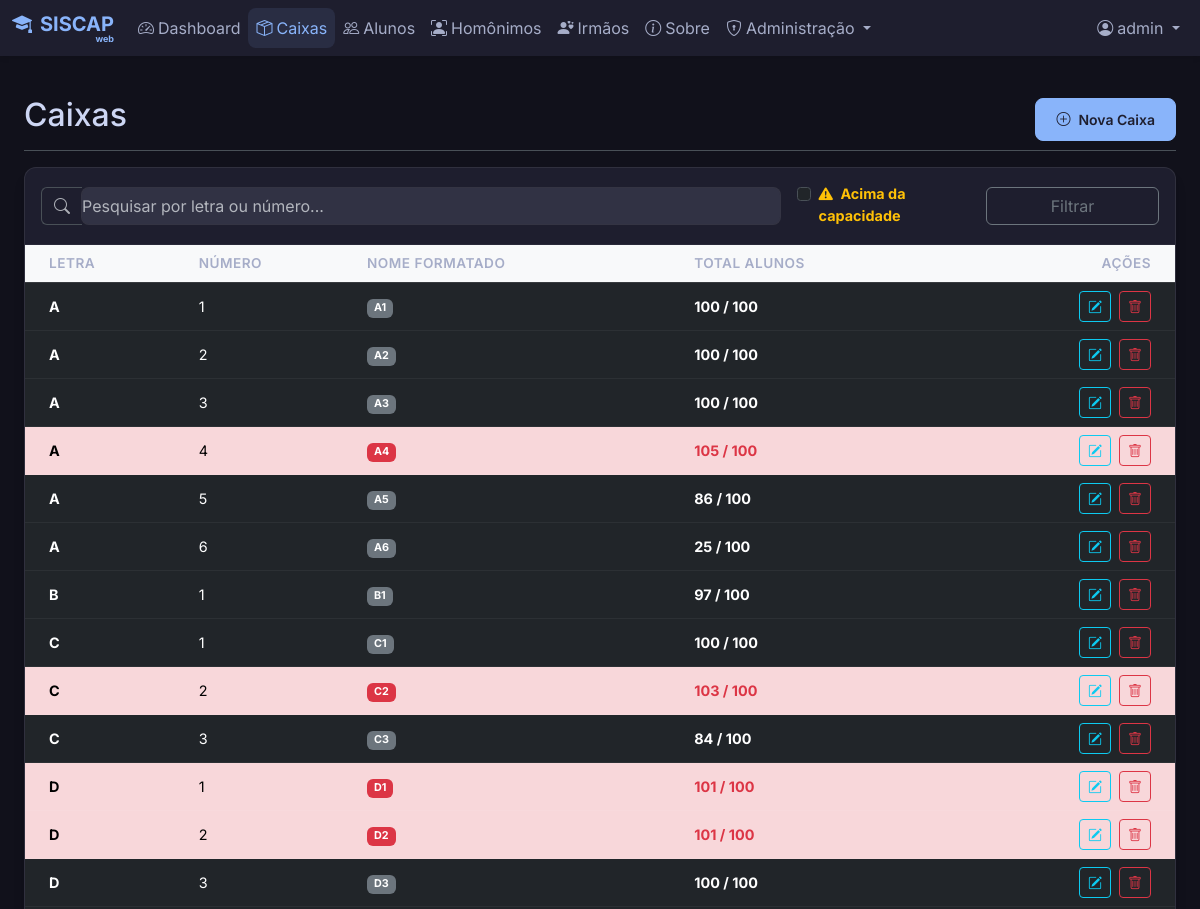
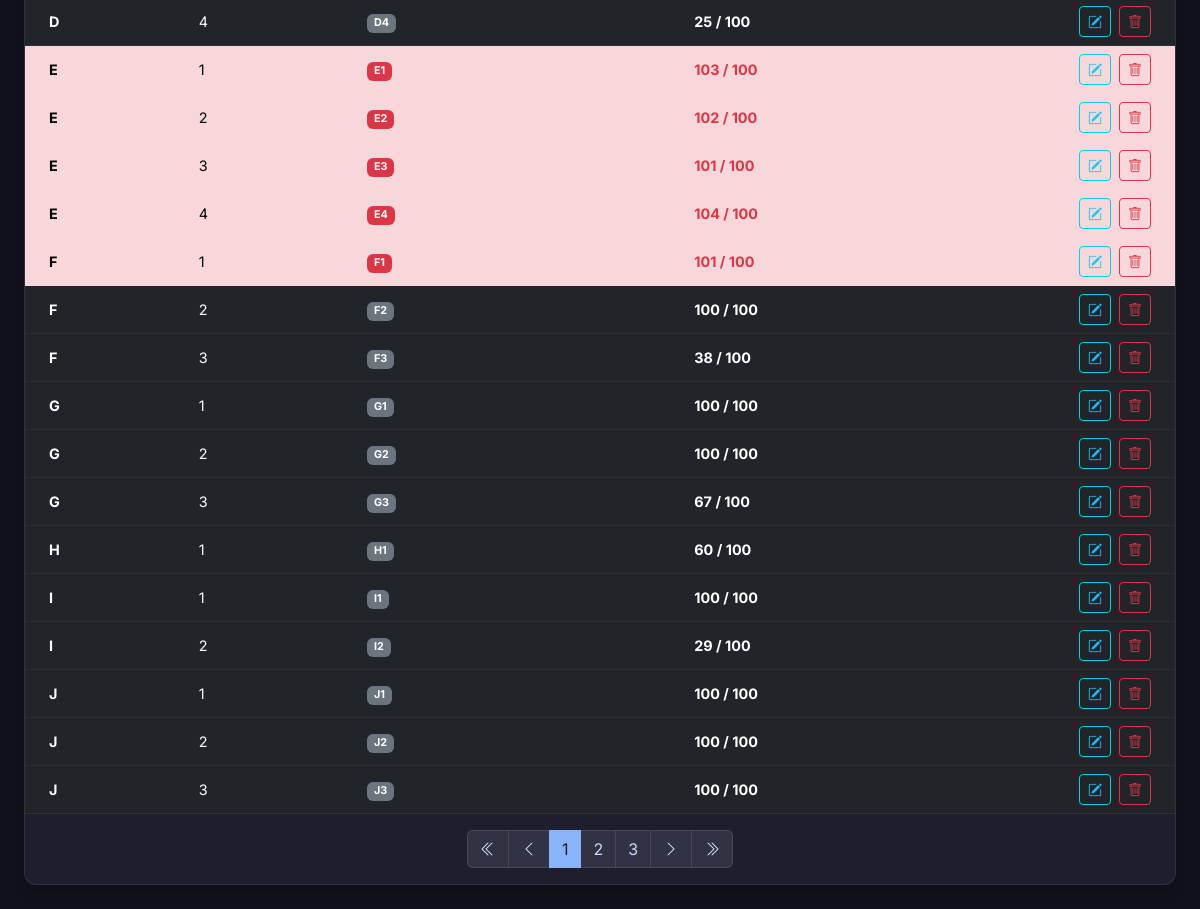
Screenshot of /caixas (signed in) with the database file from the repository (2 pictures, top to bottom).
### models.py (models this page shows, shortened)
class User(UserMixin, db.Model):
    id = db.Column(db.Integer, primary_key=True)
    username = db.Column(db.String(80), unique=True, nullable=False)
    full_name = db.Column(db.String(120), nullable=True) # "Nome"
    cpf = db.Column(db.String(14), unique=True, nullable=True) # Formatted CPF 000.000.000-00
    email = db.Column(db.String(120), unique=True, nullable=True)
    password_hash = db.Column(db.String(200), nullable=False)
    role = db.Column(db.String(20), default='Usuário')
    active = db.Column(db.Boolean, default=True)

class Caixa(db.Model):
    id = db.Column(db.Integer, primary_key=True)
    letra = db.Column(db.String(1), nullable=False)
    numero = db.Column(db.Integer, nullable=False)
    __table_args__ = (db.UniqueConstraint('letra', 'numero', name='_letra_numero_uc'),)
    @property
    def nome_formatado(self):
        return f"{self.letra}{self.numero}"

### app.py (the view, shortened to what this page needs)
@app.route('/caixas', methods=['GET', 'POST'])
@login_required
def caixas():
    page = request.args.get('page', 1, type=int)
    search = request.args.get('search', '')
    acima_capacidade = request.args.get('acima_capacidade', '', type=str)
    query = db.session.query(Caixa, func.count(Aluno.id))\
        .outerjoin(Aluno, Aluno.caixa_id == Caixa.id)\
        .group_by(Caixa.id)
    if search:
        query = query.filter(
            (Caixa.letra.ilike(f'%{search}%')) |
            (func.cast(Caixa.numero, db.String).ilike(f'%{search}%'))
        )
    if acima_capacidade == 'true':
        query = query.having(func.count(Aluno.id) > 100)
    pagination = query.order_by(Caixa.letra, Caixa.numero).paginate(page=page, per_page=30)
    return render_template('caixas.html', pagination=pagination, search=search, acima_capacidade=acima_capacidade)

### templates/caixas.html (shortened to what this page needs)
{% extends 'base.html' %}
{% block content %}
<div class="container-fluid" style="font-size: 0.9rem;">
    <div
        class="d-flex justify-content-between flex-wrap flex-md-nowrap align-items-center pt-3 pb-2 mb-3 border-bottom">
        <h1 class="h2">Caixas</h1>
        <div class="btn-toolbar mb-2 mb-md-0">
            <button type="button" class="btn btn-sm btn-primary" onclick="openCreateModal()">
                <i class="bi bi-plus-circle me-2"></i>Nova Caixa
            </button>
        </div>
    </div>
    <div class="card mb-4 shadow-sm border-0">
        <div class="card-header bg-transparent border-bottom p-3">
            <form action="{{ url_for('caixas') }}" method="GET" class="row g-3 align-items-center">
                <div class="col-md-8">
                    <div class="input-group">
                        <span class="input-group-text bg-transparent border-end-0 text-muted"><i
                                class="bi bi-search"></i></span>
                        <input type="text" class="form-control border-start-0 ps-0" name="search"
                            placeholder="Pesquisar por letra ou número..." value="{{ search }}">
                    </div>
                </div>
                <div class="col-md-2">
                    <div class="form-check">
                        <input class="form-check-input" type="checkbox" id="acima_capacidade" name="acima_capacidade"
                            value="true" {% if acima_capacidade=='true' %}checked{% endif %}>
                        <label class="form-check-label text-warning fw-bold" for="acima_capacidade">
                            <i class="bi bi-exclamation-triangle-fill me-1"></i>
                            Acima da capacidade
                        </label>
                    </div>
                </div>
                <div class="col-md-2 d-grid">
                    <button type="submit" class="btn btn-outline-secondary">Filtrar</button>
                </div>
            </form>
        </div>
        <div class="card-body p-0">
            <div class="table-responsive">
                <table class="table table-hover align-middle mb-0">
                    <thead class="table-light">
                        <tr>
                            <th class="ps-4">Letra</th>
                            <th>Número</th>
                            <th>Nome Formatado</th>
                            <th>Total Alunos</th>
                            <th class="text-end pe-4">Ações</th>
                        </tr>
                    </thead>
                    <tbody>
                        {% for caixa, count in pagination.items %}
                        <tr class="{% if count > 100 %}table-danger{% endif %}">
                            <td class="ps-4 fw-bold">{{ caixa.letra }}</td>
                            <td>{{ caixa.numero }}</td>
                            <td>
                                <span class="badge {% if count > 100 %}bg-danger{% else %}bg-secondary{% endif %}">
                                    {{ caixa.nome_formatado }}
                                </span>
                            </td>
                            <td class="fw-bold {% if count > 100 %}text-danger{% endif %}">{{ count }} / 100</td>
                            <td class="text-end pe-4">
                                <button class="btn btn-sm btn-outline-info me-1" title="Editar"
                                    onclick="openEditModal('{{ caixa.id }}', '{{ caixa.letra }}', '{{ caixa.numero }}')">
                                    <i class="bi bi-pencil-square"></i>
                                </button>
                                <button type="button" class="btn btn-sm btn-outline-danger" title="Excluir"
                                    onclick="confirmDelete('{{ url_for('delete_caixa', id=caixa.id) }}', 'a caixa {{ caixa.nome_formatado }}')">
                                    <i class="bi bi-trash"></i>
                                </button>
                            </td>
                        </tr>
                        {% endfor %}
                    </tbody>
                </table>
            </div>
        </div>
        {% if pagination.pages > 1 %}
        <div class="card-footer bg-transparent border-top-0 py-3">
            <nav aria-label="Navegação de página">
                <ul class="pagination justify-content-center mb-0">
                    <li class="page-item {% if pagination.page == 1 %}disabled{% endif %}">
                        <a class="page-link"
                            href="{{ url_for('caixas', page=1, search=search, acima_capacidade=acima_capacidade) }}"
                            aria-label="Primeira">
                            <i class="bi bi-chevron-double-left"></i>
                        </a>
                    </li>
                    <li class="page-item {% if not pagination.has_prev %}disabled{% endif %}">
                        <a class="page-link"
                            href="{{ url_for('caixas', page=pagination.prev_num, search=search, acima_capacidade=acima_capacidade) }}"
                            aria-label="Anterior">
                            <i class="bi bi-chevron-left"></i>
                        </a>
                    </li>
                    {% for page_num in pagination.iter_pages(left_edge=1, right_edge=1, left_current=1, right_current=2)
                    %}
                    {% if page_num %}
                    {% if page_num == pagination.page %}
                    <li class="page-item active"><span class="page-link">{{ page_num }}</span></li>
                    {% else %}
                    <li class="page-item"><a class="page-link"
                            href="{{ url_for('caixas', page=page_num, search=search, acima_capacidade=acima_capacidade) }}">{{
                            page_num }}</a></li>
                    {% endif %}
                    {% else %}
                    <li class="page-item disabled"><span class="page-link">...</span></li>
                    {% endif %}
                    {% endfor %}
                    <li class="page-item {% if not pagination.has_next %}disabled{% endif %}">
                        <a class="page-link"
                            href="{{ url_for('caixas', page=pagination.next_num, search=search, acima_capacidade=acima_capacidade) }}"
                            aria-label="Próxima">
                            <i class="bi bi-chevron-right"></i>
                        </a>
                    </li>
                    <li class="page-item {% if pagination.page == pagination.pages %}disabled{% endif %}">
                        <a class="page-link"
                            href="{{ url_for('caixas', page=pagination.pages, search=search, acima_capacidade=acima_capacidade) }}"
                            aria-label="Última">
                            <i class="bi bi-chevron-double-right"></i>
                        </a>
                    </li>
                </ul>
            </nav>
        </div>
        {% endif %}
    </div>
</div>
{% endblock %}

### templates/base.html (shortened to what this page needs)
<!DOCTYPE html>
<html lang="pt-BR" data-bs-theme="dark">
<head>
    <link href="https://cdn.jsdelivr.net/npm/bootstrap@5.3.2/dist/css/bootstrap.min.css" rel="stylesheet"
>
    <link rel="stylesheet" href="https://cdn.jsdelivr.net/npm/bootstrap-icons@1.11.1/font/bootstrap-icons.css">
    <link rel="stylesheet" href="{{ url_for('static', filename='css/style.css') }}">
</head>
<body>
    {% if current_user.is_authenticated %}
    <nav class="navbar navbar-expand-lg navbar-dark sticky-top mb-4">
        <div class="container-fluid">
            <a class="navbar-brand d-inline-flex flex-column align-items-end" style="line-height: 1;"
                href="{{ url_for('dashboard') }}">
                <div><i class="bi bi-mortarboard-fill me-2"></i>SISCAP</div>
                <span style="font-size: 45%;">web</span>
            </a>
            <div class="collapse navbar-collapse" id="navbarNav">
                <ul class="navbar-nav me-auto mb-2 mb-lg-0">
                    <li class="nav-item">
                        <a class="nav-link {% if request.path == '/' %}active{% endif %}"
                            href="{{ url_for('dashboard') }}">
                            <i class="bi bi-speedometer2 me-1"></i>Dashboard
                        </a>
                    </li>
                    <li class="nav-item">
                        <a class="nav-link {% if request.path == '/caixas' %}active{% endif %}"
                            href="{{ url_for('caixas') }}">
                            <i class="bi bi-box-seam me-1"></i>Caixas
                        </a>
                    </li>
                    <li class="nav-item">
                        <a class="nav-link {% if request.path.startswith('/alunos') %}active{% endif %}"
                            href="{{ url_for('alunos') }}">
                            <i class="bi bi-people me-1"></i>Alunos
                        </a>
                    </li>
                    <li class="nav-item">
                        <a class="nav-link {% if request.path == '/homonimos' %}active{% endif %}"
                            href="{{ url_for('homonimos') }}">
                            <i class="bi bi-person-bounding-box me-1"></i>Homônimos
                        </a>
                    </li>
                    <li class="nav-item">
                        <a class="nav-link {% if request.path == '/irmaos' %}active{% endif %}"
                            href="{{ url_for('irmaos') }}">
                            <i class="bi bi-person-hearts me-1"></i>Irmãos
                        </a>
                    </li>
                    <li class="nav-item">
                        <a class="nav-link {% if request.path == '/sobre' %}active{% endif %}"
                            href="{{ url_for('sobre') }}">
                            <i class="bi bi-info-circle me-1"></i>Sobre
                        </a>
                    </li>
                    {% if current_user.role == 'Administrador' %}
                    <li class="nav-item dropdown">
                        <a class="nav-link dropdown-toggle {% if request.path in ['/usuarios', '/configuracoes', '/importacoes', '/auditoria', '/exportar-alunos'] %}active{% endif %}"
                            href="#" id="adminDropdown" role="button" data-bs-toggle="dropdown" aria-expanded="false">
                            <i class="bi bi-shield-lock me-1"></i>Administração
                        </a>
                    </li>
                    {% endif %}
                </ul>
                <ul class="navbar-nav">
                    <li class="nav-item dropdown">
                        <a class="nav-link dropdown-toggle" href="#" id="userDropdown" role="button"
                            data-bs-toggle="dropdown" aria-expanded="false">
                            <i class="bi bi-person-circle me-1"></i>{{ current_user.username }}
                        </a>
                    </li>
                </ul>
            </div>
        </div>
    </nav>
    {% endif %}
    <div class="container-fluid">
        <main class="main-content">
            {% block content %}{% endblock %}
        </main>
    </div>
    <div class="toast-container position-fixed top-0 end-0 p-3" style="z-index: 1055;">
    </div>
</body>
</html>

### rows the page displays
User: username "admin"
Caixa: letra "A", numero "1", nome_formatado "A1", count "100"
Caixa: letra "A", numero "2", nome_formatado "A2", count "100"
Caixa: letra "A", numero "3", nome_formatado "A3", count "100"
Caixa: letra "A", numero "4", nome_formatado "A4", count "105"
Caixa: letra "A", numero "5", nome_formatado "A5", count "86"
Caixa: letra "A", numero "6", nome_formatado "A6", count "25"
Caixa: letra "B", numero "1", nome_formatado "B1", count "97"
Caixa: letra "C", numero "1", nome_formatado "C1", count "100"
Caixa: letra "C", numero "2", nome_formatado "C2", count "103"
Caixa: letra "C", numero "3", nome_formatado "C3", count "84"
Caixa: letra "D", numero "1", nome_formatado "D1", count "101"
Caixa: letra "D", numero "2", nome_formatado "D2", count "101"
Caixa: letra "D", numero "3", nome_formatado "D3", count "100"
Caixa: letra "D", numero "4", nome_formatado "D4", count "25"
Caixa: letra "E", numero "1", nome_formatado "E1", count "103"
Caixa: letra "E", numero "2", nome_formatado "E2", count "102"
Caixa: letra "E", numero "3", nome_formatado "E3", count "101"
Caixa: letra "E", numero "4", nome_formatado "E4", count "104"
Caixa: letra "F", numero "1", nome_formatado "F1", count "101"
Caixa: letra "F", numero "2", nome_formatado "F2", count "100"
Caixa: letra "F", numero "3", nome_formatado "F3", count "38"
Caixa: letra "G", numero "1", nome_formatado "G1", count "100"
Caixa: letra "G", numero "2", nome_formatado "G2", count "100"
Caixa: letra "G", numero "3", nome_formatado "G3", count "67"
Caixa: letra "H", numero "1", nome_formatado "H1", count "60"
Caixa: letra "I", numero "1", nome_formatado "I1", count "100"
Caixa: letra "I", numero "2", nome_formatado "I2", count "29"
Caixa: letra "J", numero "1", nome_formatado "J1", count "100"
Caixa: letra "J", numero "2", nome_formatado "J2", count "100"
Caixa: letra "J", numero "3", nome_formatado "J3", count "100"

### other values shown
{{ page_num }} "1"
{{ page_num }} "2" "3"
